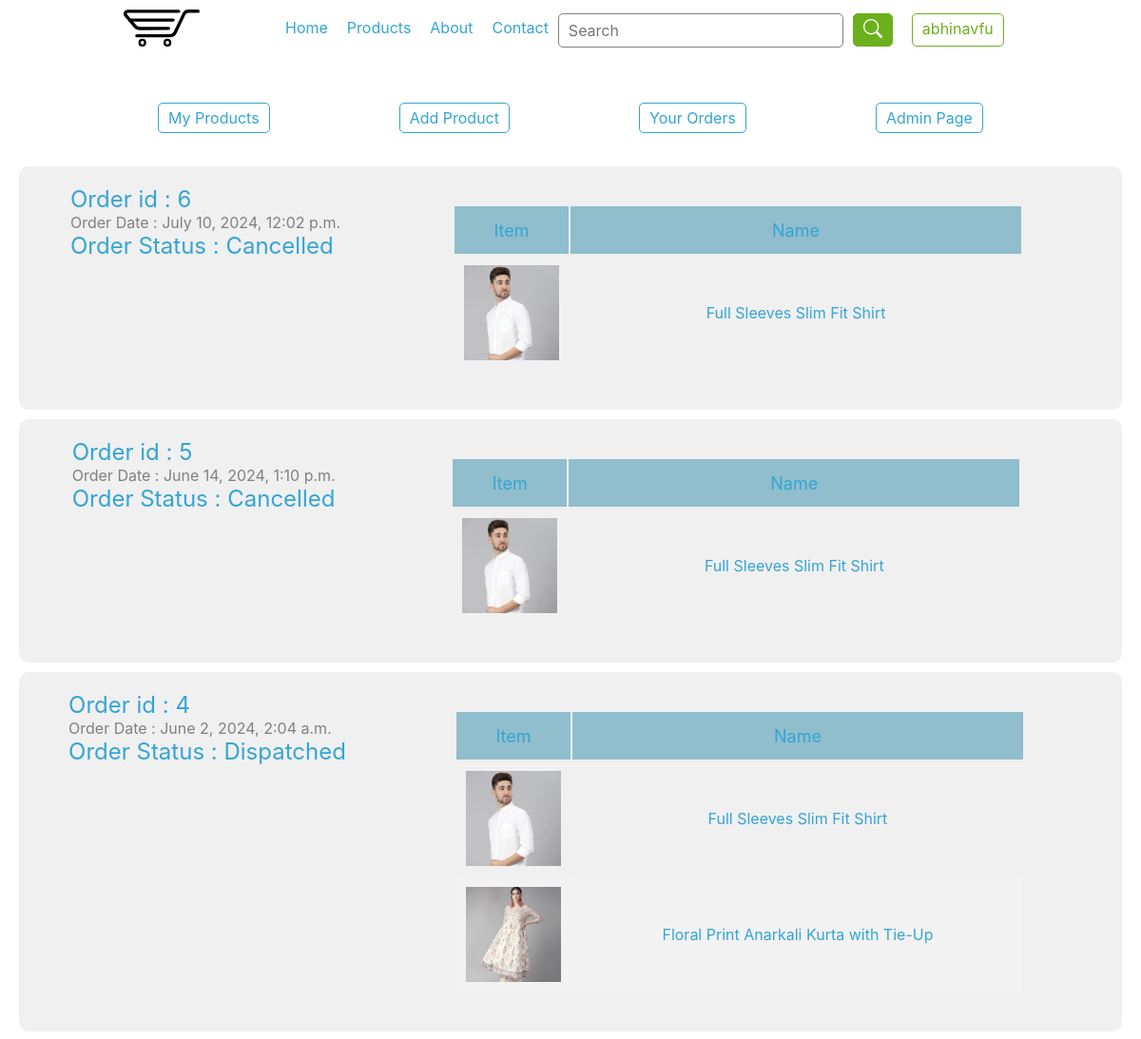
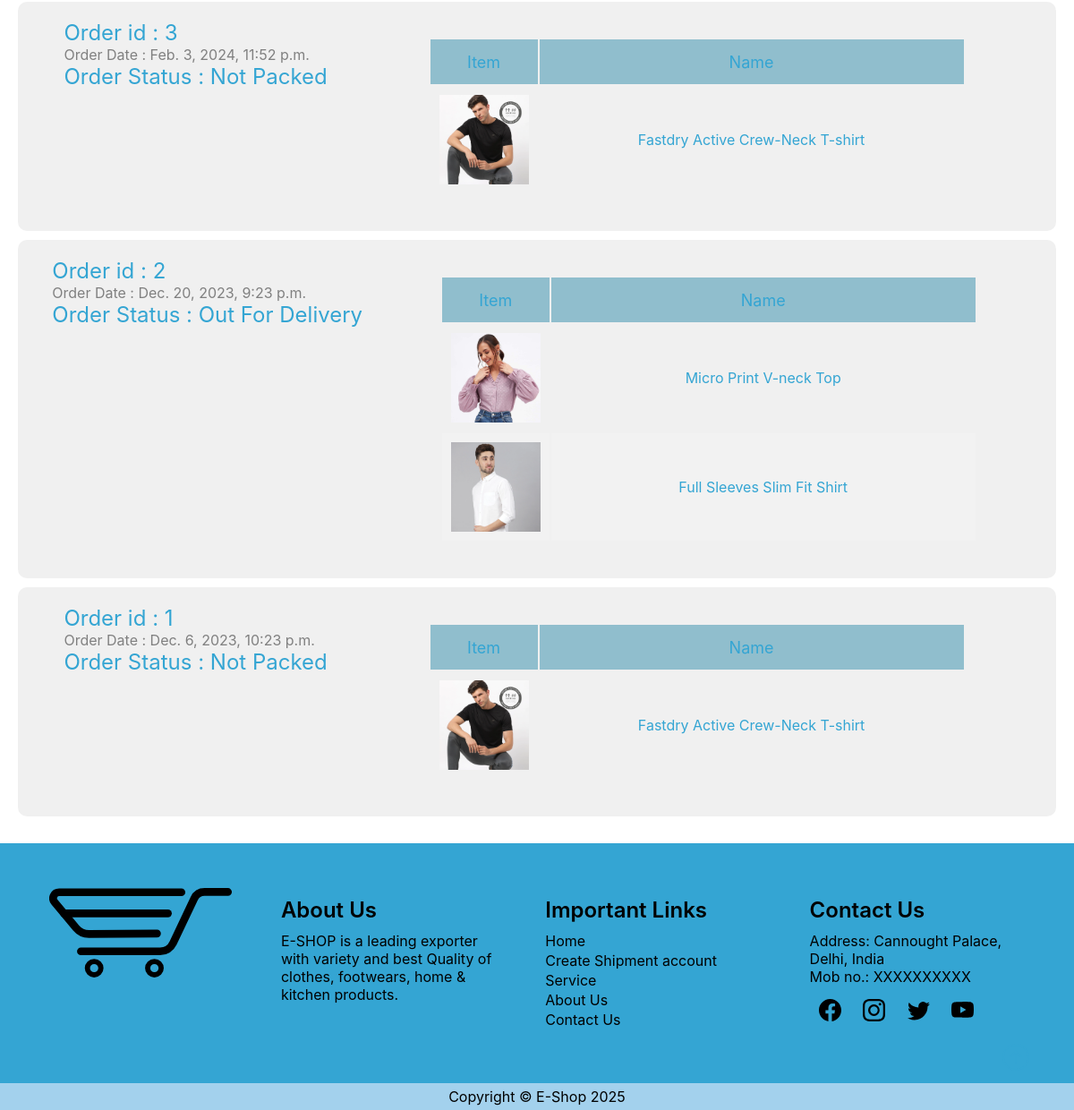
Screenshot of /shop/orders/ (signed in) with the database file from the repository (2 pictures, top to bottom).
### ecom/models.py (models this page shows, shortened)
class Payment(models.Model):
    buyer = models.ForeignKey(Buyer, on_delete=models.CASCADE)
    seller = models.CharField(default="E-Shop", max_length=20)
    address = models.CharField(default="", max_length=500)
    subtotal = models.IntegerField(default=0, null=True, blank=True)
    shipping = models.IntegerField(default=0, null=True, blank=True)
    ordertotal = models.IntegerField(default=0, null=True, blank=True)
    paymentmethod = models.CharField(
        max_length=30, default="COD", null=True, blank=True)
    paymentstatus = models.CharField(
        max_length=20, default="Pending", null=True, blank=True)
    orderstatus = models.CharField(
        max_length=20, default="Not Packed", null=True, blank=True)
    updated_at = models.DateTimeField(auto_now=True)
    created_at = models.DateTimeField(blank=True, null=True)
    rzppid = models.CharField(
        max_length=100, default="", null=True, blank=True)
    rzpoid = models.CharField(
        max_length=100, default="", null=True, blank=True)
    rzpsid = models.CharField(
        max_length=100, default="", null=True, blank=True)

class Order(models.Model):
    product = models.ForeignKey(Product, on_delete=models.CASCADE)
    q = models.IntegerField(default=1)
    total = models.IntegerField(default=0)
    payment = models.ForeignKey(Payment, on_delete=models.CASCADE)

class Product(models.Model):
    mainCategory = models.ForeignKey(MainCategory, on_delete=models.CASCADE)
    subCategory = models.ForeignKey(SubCategory, on_delete=models.CASCADE)
    brand = models.ForeignKey(Brand, on_delete=models.CASCADE)
    seller = models.CharField(default="E-Shop", max_length=100)
    name = models.CharField(default="", max_length=200)
    price = models.IntegerField(default=0)
    discount = models.IntegerField(default=0)
    promotion_price = models.IntegerField(default=0)
    tags = models.CharField(default="", max_length=200)
    size = models.CharField(default="", max_length=50)
    colour = models.CharField(default="", max_length=50)
    popularity = models.IntegerField(default=0)
    stock = models.CharField(default="", max_length=20)
    description = models.TextField(default="")
    sale = models.BooleanField(default=False, null=False)
    pic1 = models.ImageField(upload_to="shopimages/",
                             default=None, blank=True, null=True)
    pic2 = models.ImageField(upload_to="shopimages/",
                             default=None, blank=True, null=True)
    pic3 = models.ImageField(upload_to="shopimages/",
                             default=None, blank=True, null=True)
    pic4 = models.ImageField(upload_to="shopimages/",
                             default=None, blank=True, null=True)
    updated_at = models.DateTimeField(auto_now=True)
    created_at = models.DateTimeField(blank=True, null=True)
    def __str__(self):
        return self.name
    objects = ProductManager()

### ecom/views.py (the view)
# urls.py: path('orders/', orders, name='orders'),
@login_required(login_url=loginUrl)
def orders(request):
    checkU = checkUser(request)
    try:
        buyer = Buyer.objects.get(username=auth.get_user(request))
        orders = Payment.objects.filter(
            buyer=buyer).order_by('-created_at')
        c= Cart.objects.filter(buyer=buyer)
    except:
        pass
    try:
        if checkU == 'admin':
            orders = Payment.objects.filter(seller=SELLER).order_by('-created_at')
            c = None
    except:
        pass
    return render(request, 'orders.html', {'orders': orders, 'cart':c, 'checkU': checkU})

### ecom/templatetags/cart.py (called while the page is built)
@register.filter(name="checkoutProducts")
def checkoutProducts(request, num):
    products = Order.objects.filter(payment=Payment.objects.get(id=num))
    return products

### ecom/views.py (called while the page is built, shortened)
def checkUser(request):
    try:
        try:
            if User.objects.get(username=auth.get_user(request)).is_superuser:
                return 'admin'
        except:
            pass
    except:
        return 'user'

### ecom/templates/orders.html (shortened to what this page needs)
{% extends 'base.html' %} {% load cart %} {% block page %}
<div class="orders" class="min-height" style="min-height: 500px">
  {% if checkU == 'admin' %}
  <div class="d-flex" style="padding: 20px">
    <a class="btn btn-blue" href="{% url 'userprofile' %}">My Products</a>
    <a class="btn btn-blue" href="{% url 'addProduct' %}">Add Product</a>
    <a class="btn btn-blue" href="{% url 'orders' %}">Your Orders</a>
    <a class="btn btn-blue" href="/abhinavfuadmin/">Admin Page</a>
  </div>
  {%endif%}
  {% if orders|length > 0 %} {% for i in orders %}
  <div class="orderitem">
    <div>
        <a href="{% url 'orderDetails' i.id %}">
          <h2>Order id : {{i.id}}</h2>
          <span style="color: gray">Order Date : {{i.created_at}}</span>
          <h2>Order Status : {{i.orderstatus}}</h2>
        </a>
      </div>
      {% if checkU == 'shipment' %}
      {%else%}
      <div>
        <a href="{% url 'orderDetails' i.id %}">
        <div class="cart-items">
          <table>
            <thead>
              <tr>
                <th style="width: 100px">Item</th>
                <th class="cart-name">Name</th>
              </tr>
            </thead>
            <tbody>
              {% for j in request|checkoutProducts:i.id %}
              <tr>
                <td>
                  <div class="cart-img">
                    {% if j.product.pic1 %}
                    <img src="{{j.product.pic1.url}}" alt="product item" loading="lazy"/>
                    {% else %}
                    <img src="/static/images/No_image.png" alt="" loading="lazy"/>
                    {% endif %}
                  </div>
                </td>
                <td>{{j.product}}</td>
              </tr>
              {% endfor %}
            </tbody>
          </table>
        </div></a>
      </div>
      {%endif%}
    </div>
  {%endfor%} {% endif %}
</div>
{%endblock%}

### ecom/templates/navbar.html (shortened to what this page needs)
<nav id="navbar">
  <span class="logo"><a href="{% url 'home' %}"><img src="/static/images/logo.svg" alt="Logo" loading="lazy"></a></span>
  <div class="d-none d-flex">
    <ul>
        <li><a href="{% url 'home' %}">Home</a></li>
        <li><a href="{% url 'shop' 'all' %}">Products</a></li>
        <li><a href="#">About</a></li>
        <li><a href="#">Contact</a></li>
    </ul>
    <div class="d-flex">
      <form
        action="{% url 'shop' 'all' %}"
        method="GET"
        enctype="multipart/form-data"
      >
        <input
          id="search"
          name="search"
          class="form-control"
          type="search"
          placeholder="Search"
          list="suggest-list"
        />
        <button class="btn btn-green" type="submit">
          <svg
            width="16"
            height="16"
            fill="currentColor"
            class="bi bi-search"
            viewBox="0 0 16 16"
          >
            <path
              d="M11.742 10.344a6.5 6.5 0 1 0-1.397 1.398h-.001c.03.04.062.078.098.115l3.85 3.85a1 1 0 0 0 1.415-1.414l-3.85-3.85a1.007 1.007 0 0 0-.115-.1zM12 6.5a5.5 5.5 0 1 1-11 0 5.5 5.5 0 0 1 11 0z"
            />
          </svg>
        </button>
      </form>
        {% if request.user.is_authenticated %}
        <a class="btn btn-green dropdown-btn" onclick="toggle(1)"
          >{{ request.user }}</a
        >
        {%else%}
        <a class="btn btn-green" href="{% url 'signin' %}">SignIn</a>
        {%endif%}
    </div>
  </div>
</nav>

### ecom/static/ecom/style.css (style rules this page uses)
* { margin: 0px; padding: 0px; scroll-behavior: smooth; box-sizing: border-box; flex-wrap: wrap; font-family: -apple-system, BlinkMacSystemFont, "Segoe UI", Roboto, "Helvetica Neue", Arial, "Noto Sans", sans-serif, "Apple Color Emoji", "Segoe UI Emoji", "Segoe UI Symbol", "Noto Color Emoji"; font-weight: 400; }
:root { --bg: white; --blue: #34a5d3; --green: #6bb01d; --orange: #f29229; --red: #f26229; --cream: rgba(245, 222, 179, 0.7); --organic: #8bb75b; --gray-text: gray; }
img { width: 100%; height: auto; object-fit: cover; }
button, a { border-radius: 5px; cursor: pointer; text-decoration: none; }
.btn { border-radius: 5px; padding: 10px 20px; }
a { color: var(--blue); }
nav svg { width: 20px; height: 20px; }
.dropdown-btn { display: block; cursor: pointer; }
nav { display: flex; align-items: center; }
nav .logo { width: 100px; margin-right: 70px; padding: 10px; }
nav ul { list-style: none; display: flex; }
nav ul li { padding: 10px; }
.form-control { display: block; width: 300px; padding: 0.375rem 0.75rem; font-size: 1rem; font-weight: 400; line-height: 1.5; color: #212529; background-color: #ffffff; border: 1px solid #ced4da; }
:is(.btn-green, .btn-blue, .btn-red) { padding: 5px 10px; margin: 5px 10px; background-color: transparent; }
.btn-blue { color: var(--blue); border: 1px solid var(--blue); position: relative; }
.btn-green { color: var(--green); border: 1px solid var(--green); }
:is(form .btn-green, .btn-green:hover) { color: white; background-color: var(--green); }
#search { border: 1px solid gray; border-radius: 5px; padding: 5px 10px; background-color: rgba(255, 255, 255, 0.5); }
.d-flex { display: flex; align-items: column; flex-wrap: wrap; justify-content: space-evenly; }
table tr :is(th, td) { padding: 10px; }
form { display: flex; align-items: center; justify-content: center; }
input, select { width: 100%; font-size: 16px; padding: 12px; }
.cart-items { width: 75%; text-align: center; overflow-x: auto; }
.cart-items > table { width: 100%; padding: 20px 50px; }
th { height: 50px; font-size: 18px; background-color: #2687a57a; }
tr:nth-child(even) { background-color: #f2f2f2; }
.cart-img { overflow: hidden; height: 100px; width: 100px; display: flex; align-items: center; background-color: white; }
.orders { padding: 20px; }
.orderitem { padding: 20px; display: flex; justify-content: space-around; background-color: #dedede70; border-radius: 10px; margin: 10px 0px; }
.orderitem .cart-items { width: 700px; }

### rows the page displays
Payment: id "6", created_at "July 10, 2024, 12:02 p.m.", orderstatus "Cancelled"
Order: product.pic1 (picture), product "Full Sleeves Slim Fit Shirt"
Payment: id "5", created_at "June 14, 2024, 1:10 p.m.", orderstatus "Cancelled"
Order: product.pic1 (picture), product "Full Sleeves Slim Fit Shirt"
Payment: id "4", created_at "June 2, 2024, 2:04 a.m.", orderstatus "Dispatched"
Order: product.pic1 (picture), product "Full Sleeves Slim Fit Shirt"
Order: product.pic1 (picture), product "Floral Print Anarkali Kurta with Tie-Up"
Payment: id "3", created_at "Feb. 3, 2024, 11:52 p.m.", orderstatus "Not Packed"
Order: product.pic1 (picture), product "Fastdry Active Crew-Neck T-shirt"
Payment: id "2", created_at "Dec. 20, 2023, 9:23 p.m.", orderstatus "Out For Delivery"
Order: product.pic1 (picture), product "Micro Print V-neck Top"
Order: product.pic1 (picture), product "Full Sleeves Slim Fit Shirt"
Payment: id "1", created_at "Dec. 6, 2023, 10:23 p.m.", orderstatus "Not Packed"
Order: product.pic1 (picture), product "Fastdry Active Crew-Neck T-shirt"

### other values shown
{{ request.user }} "abhinavfu"
